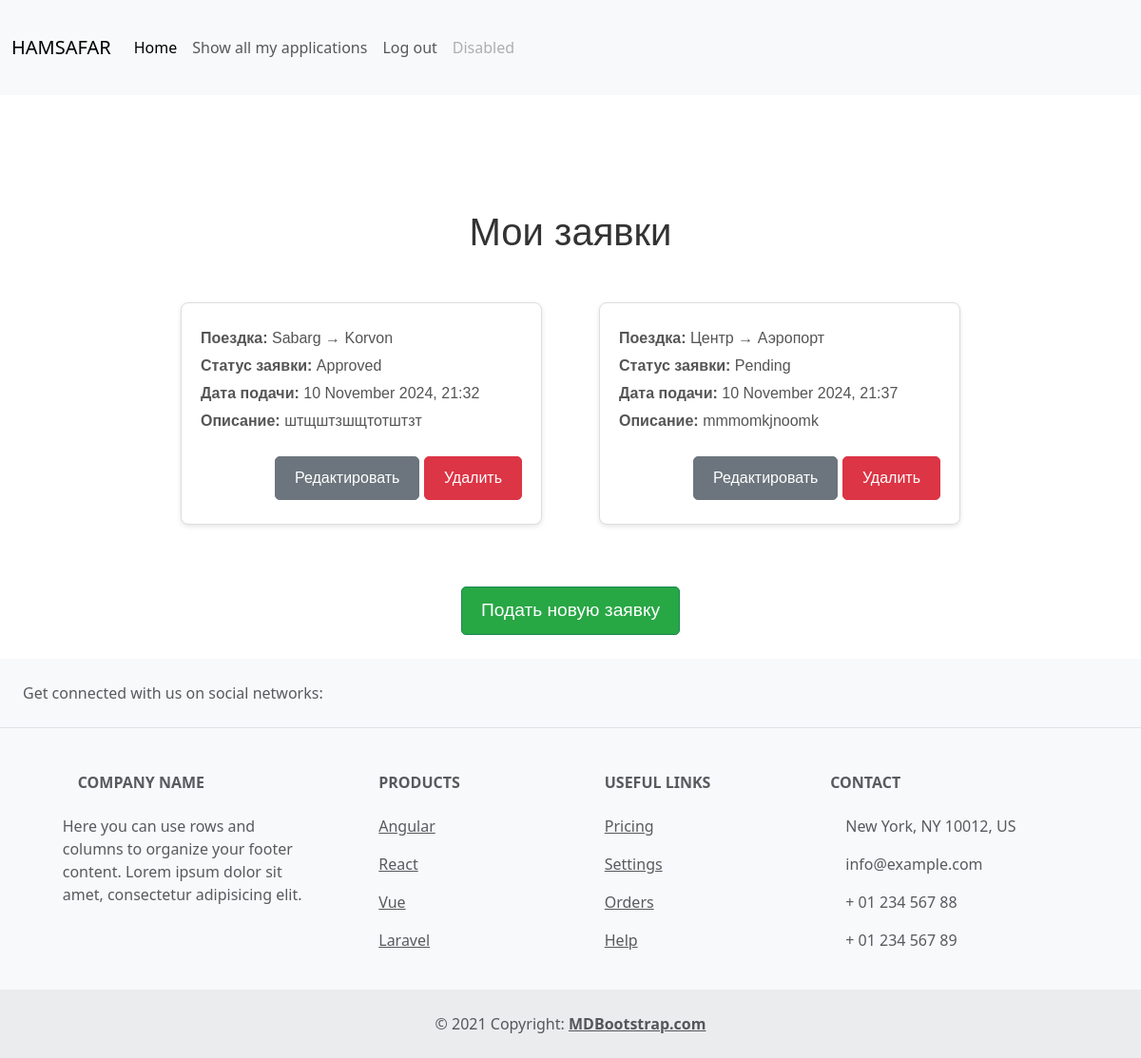
Screenshot of /applications/ (signed in) with the database file from the repository.
### hamsafar/models.py (models this page shows, shortened)
class Application(models.Model):
    client = models.ForeignKey(User, on_delete=models.CASCADE)
    trip = models.ForeignKey(Trip, on_delete=models.CASCADE)
    start_location = models.CharField(max_length=255, null=True)
    description = models.TextField(blank=True, null=True)
    status = models.CharField(max_length=20, choices=[
        ('pending', 'Ожидает'),
        ('approved', 'Одобрено'),
        ('rejected', 'Отклонено')
    ], default='pending')
    created_at = models.DateTimeField(auto_now_add=True)

class Trip(models.Model):
    driver = models.ForeignKey(User, on_delete=models.CASCADE, related_name='trips')
    start_location = models.CharField(max_length=255)
    end_location = models.CharField(max_length=255)
    departure_time = models.DateTimeField()
    available_seats = models.IntegerField()
    price = models.DecimalField(max_digits=10, decimal_places=2)
    description = models.TextField(blank=True)
    created_at = models.DateTimeField(auto_now_add=True)

### hamsafar/views.py (the view)
# urls.py: path('applications/', ApplicationListView.as_view(), name='application_list'),
class ApplicationListView(LoginRequiredMixin, ListView):
    model = Application
    template_name = 'application_list.html'
    context_object_name = 'applications'
    def get_queryset(self):
        return Application.objects.filter(client=self.request.user)

### templates/application_list.html (shortened to what this page needs)
{% extends "base.html" %}
{% block content %}
{% if user.is_authenticated %}
  <div class="application-list-container">
    <h1>Мои заявки</h1>
    {% if applications %}
      <div class="application-list">
        {% for application in applications %}
          <div class="application-item">
            <div class="application-info">
              <p><strong>Поездка:</strong> {{ application.trip.start_location }} → {{ application.trip.end_location }}</p>
              <p><strong>Статус заявки:</strong> {{ application.status|capfirst }}</p>
              <p><strong>Дата подачи:</strong> {{ application.created_at|date:"d F Y, H:i" }}</p>
              <p><strong>Описание:</strong> {{ application.description }}</p>
            </div>
            <div class="application-actions">
              <a href="{% url 'application_update' application.pk %}" class="btn btn-secondary">Редактировать</a>
              <a href="{% url 'application_delete' application.pk %}" class="btn btn-danger">Удалить</a>
            </div>
          </div>
        {% endfor %}
      </div>
    {% else %}
      <p>У вас нет заявок.</p>
    {% endif %}
    <div class="add-application">
      <a href="{% url 'home' %}" class="btn btn-success">Подать новую заявку</a>
    </div>
  </div>
{% else %}
  <h1>You are bot logged in</h1>
  <a href="{% url "login" %}"></a>
{% endif %}
{% endblock %}

### templates/application_list.html (style rules this page uses)
.application-list-container { max-width: 900px; margin: 0 auto; padding: 20px; font-family: Arial, sans-serif; }
h1 { text-align: center; font-size: 2.5rem; margin-bottom: 30px; color: #333; }
.application-list { display: grid; grid-template-columns: repeat(auto-fill, minmax(300px, 1fr)); gap: 20px; margin-bottom: 40px; }
.application-item { background-color: #fff; border: 1px solid #ddd; border-radius: 8px; padding: 20px; box-shadow: 0 2px 5px rgba(0, 0, 0, 0.1); transition: transform 0.3s ease; margin: 20px; }
.application-info { margin-bottom: 20px; }
.application-info p { font-size: 1rem; color: #555; margin: 5px 0; }
.application-actions { margin-top: 20px; text-align: right; }
.btn { display: inline-block; padding: 10px 20px; font-size: 1rem; border-radius: 5px; text-decoration: none; color: white; margin: 5px 0; }
.btn-secondary { background-color: #6c757d; }
.btn-danger { background-color: #dc3545; }
.btn-success { background-color: #28a745; }
.add-application { text-align: center; margin-top: 40px; }
.add-application .btn { background-color: #28a745; font-size: 1.2rem; }

### rows the page displays
Application: trip.start_location "Sabarg", trip.end_location "Korvon", status "Approved", created_at "10 November 2024, 21:32", description "штщштзшщтотштзт"
Application: trip.start_location "Центр", trip.end_location "Аэропорт", status "Pending", created_at "10 November 2024, 21:37", description "mmmomkjnoomk"
